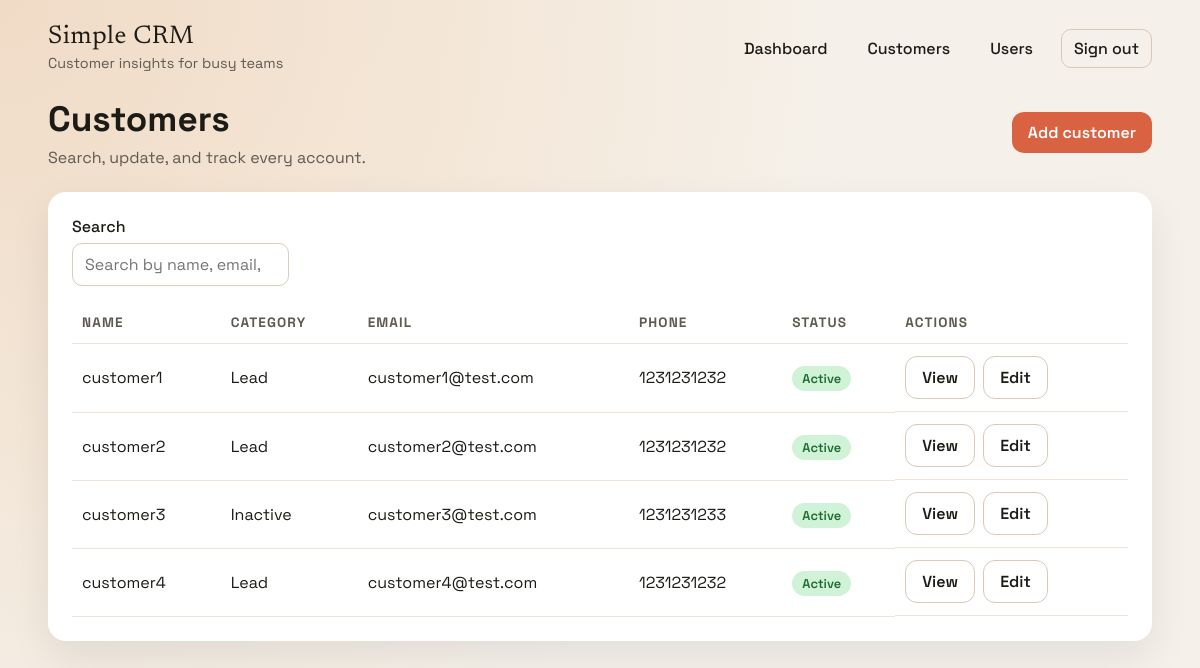
Page /customers (signed in) on the earlier database version.
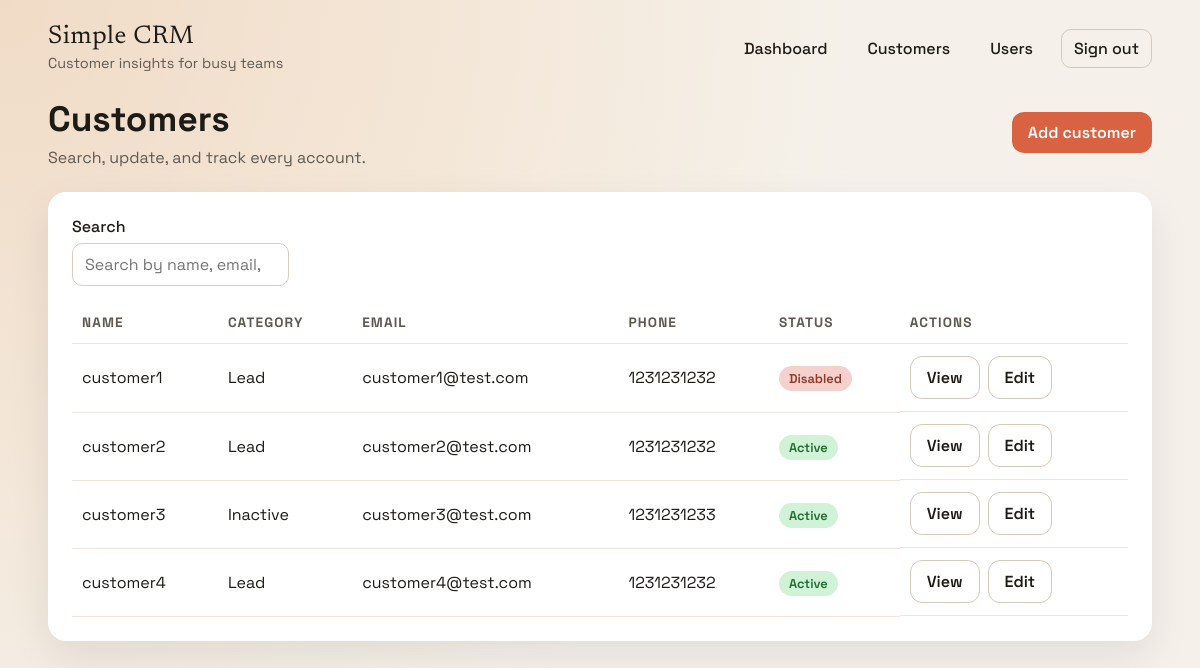
Same page on the later database version.
### app/models.py (models this page shows)
class Customer(db.Model):
    id = db.Column(db.Integer, primary_key=True)
    name = db.Column(db.String(150), nullable=False)
    email = db.Column(db.String(150))
    phone = db.Column(db.String(50))
    category = db.Column(db.String(20), nullable=False)
    active = db.Column(db.Boolean, default=True)
    created_at = db.Column(db.DateTime, default=datetime.utcnow)
    created_by_id = db.Column(db.Integer, db.ForeignKey("user.id"))
    created_by = db.relationship("User", back_populates="customers")
    interactions = db.relationship(
        "Interaction", back_populates="customer", cascade="all, delete-orphan"
    )

### app/routes.py (the view)
@web_bp.route("/customers")
@login_required
def customers():
    query = Customer.query
    if current_user.role == ROLE_EMPLOYEE:
        query = query.filter_by(created_by_id=current_user.id)
    customers_list = query.order_by(Customer.created_at.desc()).all()
    return render_template(
        "customers.html",
        customers=customers_list,
        categories=CUSTOMER_CATEGORIES,
    )

### app/__init__.py (called while the page is built)
@login_manager.user_loader
def load_user(user_id):
    from .models import User
    return User.query.get(int(user_id))

### app/templates/customers.html
{% extends 'base.html' %}
{% block content %}
<section class="page-header">
  <div>
    <h1>Customers</h1>
    <p class="muted">Search, update, and track every account.</p>
  </div>
  <a class="primary" href="{{ url_for('web.customer_new') }}">Add customer</a>
</section>
<section class="panel">
  <div class="filter-bar">
    <label>
      <span>Search</span>
      <input type="search" placeholder="Search by name, email, phone" data-table-filter>
    </label>
  </div>
  <div class="table-wrap">
    <table class="table" data-filter-table>
      <thead>
        <tr>
          <th scope="col">Name</th>
          <th scope="col">Category</th>
          <th scope="col">Email</th>
          <th scope="col">Phone</th>
          <th scope="col">Status</th>
          <th scope="col">Actions</th>
        </tr>
      </thead>
      <tbody>
        {% for customer in customers %}
          <tr>
            <td>{{ customer.name }}</td>
            <td>{{ customer.category }}</td>
            <td>{{ customer.email or '-' }}</td>
            <td>{{ customer.phone or '-' }}</td>
            <td>
              {% if customer.active %}
                <span class="status active">Active</span>
              {% else %}
                <span class="status inactive">Disabled</span>
              {% endif %}
            </td>
            <td class="row-actions">
              <a class="ghost" href="{{ url_for('web.customer_detail', customer_id=customer.id) }}">View</a>
              <a class="ghost" href="{{ url_for('web.customer_edit', customer_id=customer.id) }}">Edit</a>
            </td>
          </tr>
        {% endfor %}
      </tbody>
    </table>
  </div>
</section>
{% endblock %}

Differences in the rows shown:
changed Customer "customer1": active "Active" → "Disabled"
